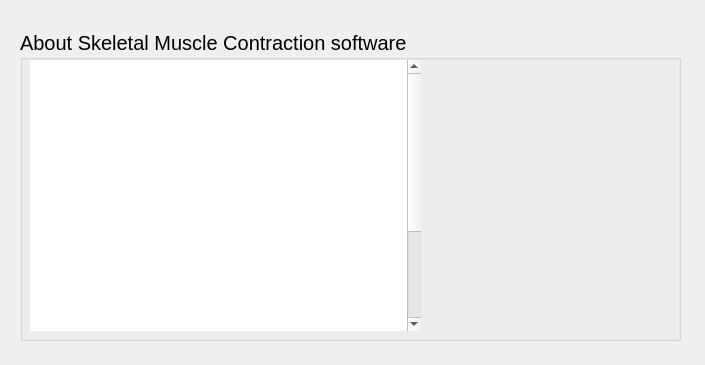
<?xml version="1.0" encoding="UTF-8"?>
<ui version="4.0">
 <class>Dialog</class>
 <widget class="QDialog" name="Dialog">
  <property name="geometry">
   <rect>
    <x>0</x>
    <y>0</y>
    <width>705</width>
    <height>365</height>
   </rect>
  </property>
  <property name="windowTitle">
   <string>Dialog</string>
  </property>
  <widget class="QGroupBox" name="groupBox_3">
   <property name="geometry">
    <rect>
     <x>20</x>
     <y>30</y>
     <width>661</width>
     <height>311</height>
    </rect>
   </property>
   <property name="font">
    <font>
     <pointsize>15</pointsize>
    </font>
   </property>
   <property name="title">
    <string>About Skeletal Muscle Contraction software</string>
   </property>
   <widget class="QTextEdit" name="textEdit">
    <property name="geometry">
     <rect>
      <x>10</x>
      <y>30</y>
      <width>391</width>
      <height>271</height>
     </rect>
    </property>
    <property name="font">
     <font>
      <pointsize>21</pointsize>
     </font>
    </property>
    <property name="frameShape">
     <enum>QFrame::NoFrame</enum>
    </property>
    <property name="html">
     <string>&lt;!DOCTYPE HTML PUBLIC &quot;-//W3C//DTD HTML 4.0//EN&quot; &quot;http://www.w3.org/TR/REC-html40/strict.dtd&quot;&gt;
&lt;html&gt;&lt;head&gt;&lt;meta name=&quot;qrichtext&quot; content=&quot;1&quot; /&gt;&lt;style type=&quot;text/css&quot;&gt;
p, li { white-space: pre-wrap; }
&lt;/style&gt;&lt;/head&gt;&lt;body style=&quot; font-family:'.AppleSystemUIFont'; font-size:21pt; font-weight:400; font-style:normal;&quot;&gt;
&lt;p align=&quot;justify&quot; style=&quot; margin-top:0px; margin-bottom:0px; margin-left:0px; margin-right:0px; -qt-block-indent:0; text-indent:0px; line-height:120%;&quot;&gt;&lt;a name=&quot;docs-internal-guid-13fda155-7fff-207e-8bed-c2363c28d49b&quot;&gt;&lt;/a&gt;&lt;span style=&quot; font-family:'Times New Roman'; font-size:14pt; color:#ffffff; background-color:transparent;&quot;&gt;T&lt;/span&gt;&lt;span style=&quot; font-family:'Times New Roman'; font-size:14pt; color:#ffffff; background-color:transparent;&quot;&gt;his laboratory was developed by Karina Karenik as a result of  Bachelor Thesis in Biomedical Engineering Degree in UPF supervised by Dr. José M. Fernández Fernández.&lt;/span&gt;&lt;/p&gt;
&lt;p align=&quot;justify&quot; style=&quot;-qt-paragraph-type:empty; margin-top:0px; margin-bottom:0px; margin-left:0px; margin-right:0px; -qt-block-indent:0; text-indent:0px; line-height:120%; font-family:'Times New Roman'; font-size:14pt; color:#ffffff;&quot;&gt;&lt;br /&gt;&lt;/p&gt;
&lt;p align=&quot;justify&quot; style=&quot; margin-top:0px; margin-bottom:0px; margin-left:0px; margin-right:0px; -qt-block-indent:0; text-indent:0px; line-height:120%;&quot;&gt;&lt;span style=&quot; font-family:'Times New Roman'; font-size:14pt; color:#ffffff; background-color:transparent;&quot;&gt;Original data was extracted from &lt;/span&gt;&lt;span style=&quot; font-family:'Times New Roman'; font-size:14pt; font-style:italic; color:#ffffff; background-color:transparent;&quot;&gt;&amp;quot;The Frog Muscle Lab&amp;quot;&lt;/span&gt;&lt;span style=&quot; font-family:'Times New Roman'; font-size:14pt; color:#ffffff; background-color:transparent;&quot;&gt; with the consent from King's College London and Dr. Philip Blake, one of the original authors.&lt;/span&gt;&lt;/p&gt;
&lt;p align=&quot;justify&quot; style=&quot;-qt-paragraph-type:empty; margin-top:0px; margin-bottom:0px; margin-left:0px; margin-right:0px; -qt-block-indent:0; text-indent:0px; font-family:'Times New Roman'; font-size:14pt; color:#ffffff;&quot;&gt;&lt;br /&gt;&lt;/p&gt;
&lt;p align=&quot;justify&quot; style=&quot; margin-top:0px; margin-bottom:0px; margin-left:0px; margin-right:0px; -qt-block-indent:0; text-indent:0px; line-height:120%;&quot;&gt;&lt;span style=&quot; font-family:'Times New Roman'; font-size:13pt; color:#ffffff; background-color:transparent;&quot;&gt;Laboratory of Molecular Physiology (Department of Medicine and Life Sciences)               Universidad Pompeu Fabra  2022&lt;/span&gt;&lt;/p&gt;
&lt;p align=&quot;justify&quot; style=&quot;-qt-paragraph-type:empty; margin-top:0px; margin-bottom:0px; margin-left:0px; margin-right:0px; -qt-block-indent:0; text-indent:0px; line-height:120%; font-family:'Times New Roman'; font-size:13pt; color:#ffffff;&quot;&gt;&lt;br /&gt;&lt;/p&gt;
&lt;p align=&quot;justify&quot; style=&quot; margin-top:0px; margin-bottom:0px; margin-left:0px; margin-right:0px; -qt-block-indent:0; text-indent:0px; line-height:120%;&quot;&gt;&lt;span style=&quot; font-family:'Times New Roman'; font-size:13pt; color:#ffffff; background-color:transparent;&quot;&gt;Acknowledgements to Catedra QUAES-UPF. &lt;/span&gt;&lt;/p&gt;&lt;/body&gt;&lt;/html&gt;</string>
    </property>
   </widget>
   <widget class="QLabel" name="labelImage">
    <property name="geometry">
     <rect>
      <x>450</x>
      <y>30</y>
      <width>161</width>
      <height>71</height>
     </rect>
    </property>
    <property name="text">
     <string/>
    </property>
    <property name="pixmap">
     <pixmap>../img/about1.png</pixmap>
    </property>
    <property name="scaledContents">
     <bool>true</bool>
    </property>
   </widget>
   <widget class="QLabel" name="labelImage_2">
    <property name="geometry">
     <rect>
      <x>410</x>
      <y>110</y>
      <width>241</width>
      <height>31</height>
     </rect>
    </property>
    <property name="text">
     <string/>
    </property>
    <property name="pixmap">
     <pixmap>../img/about2.png</pixmap>
    </property>
    <property name="scaledContents">
     <bool>true</bool>
    </property>
   </widget>
   <widget class="QLabel" name="labelImage_3">
    <property name="geometry">
     <rect>
      <x>470</x>
      <y>150</y>
      <width>141</width>
      <height>41</height>
     </rect>
    </property>
    <property name="text">
     <string/>
    </property>
    <property name="pixmap">
     <pixmap>../img/about3.png</pixmap>
    </property>
    <property name="scaledContents">
     <bool>true</bool>
    </property>
   </widget>
   <widget class="QLabel" name="labelImage_4">
    <property name="geometry">
     <rect>
      <x>470</x>
      <y>210</y>
      <width>141</width>
      <height>41</height>
     </rect>
    </property>
    <property name="text">
     <string/>
    </property>
    <property name="pixmap">
     <pixmap>../img/quaes.png</pixmap>
    </property>
    <property name="scaledContents">
     <bool>true</bool>
    </property>
   </widget>
  </widget>
 </widget>
 <resources/>
 <connections/>
</ui>
